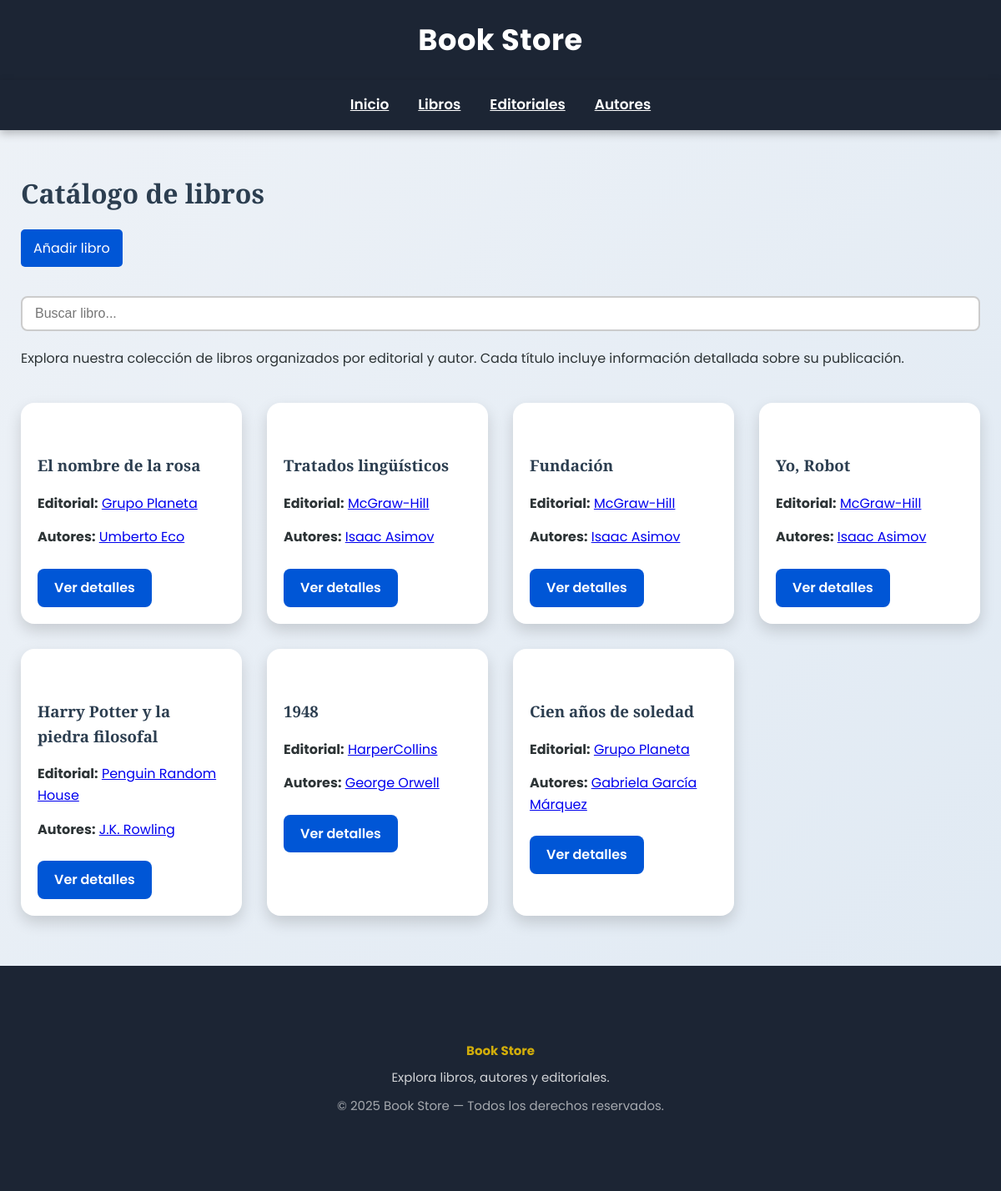
/es/books/, run on an earlier commit of the app's database.
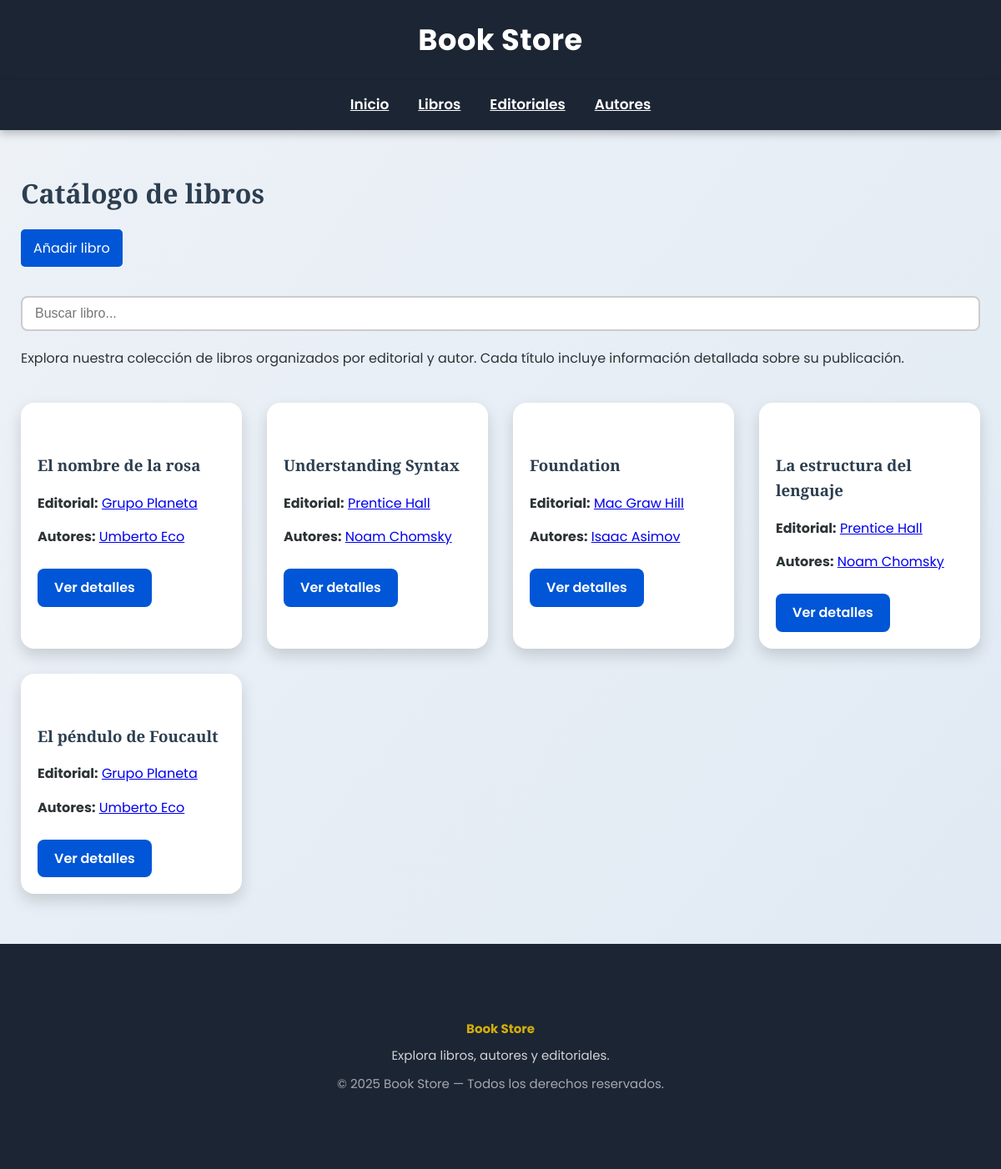
And on a later commit of the database.
### app/models.py (models this page shows, shortened)
class Book(models.Model):
    title = models.CharField(max_length=200)
    publication_year = models.IntegerField(null=True, blank=True)
    editorial = models.ForeignKey(Editorial, on_delete=models.CASCADE, related_name='books')
    authors = models.ManyToManyField(Author)

class Editorial(models.Model):
    name = models.CharField(max_length=200)
    description = models.TextField(blank=True, null=True)

class Author(models.Model):
    first_name = models.CharField(max_length=100)
    last_name = models.CharField(max_length=100)
    birth_year = models.IntegerField(null=True, blank=True)
    @property
    def name(self):
        return f"{self.first_name} {self.last_name}"

### app/views.py (the view)
# urls.py: path('books/', views.BookListView.as_view(), name='book_list'),
class BookListView(ListView):
    model = Book
    template_name = "bookstore/book_list.html"
    context_object_name = "books"

### app/templates/bookstore/book_list.html (shortened to what this page needs)
{% extends 'bookstore/base.html' %}
{% load static %}
{% load i18n %}
{% block content %}
<h2>{% trans "Catálogo de libros" %}</h2>
<div class="top-actions">
    <a href="{% url 'book_create' %}" class="button">
        {% trans "Añadir libro" %}
    </a>
</div>
<input type="text" id="bookSearch" placeholder="{% trans 'Buscar libro...' %}" class="search-box">
<p>
    {% trans "Explora nuestra colección de libros organizados por editorial y autor. Cada título incluye información detallada sobre su publicación." %}
</p>
<div class="card-list">
{% for book in books %}
    <div class="card">
        <h3>{{ book.title }}</h3>
        <p>
            <strong>{% trans "Editorial:" %}</strong>
            <a href="{% url 'editorial_detail' book.editorial.pk %}">
                {{ book.editorial.name }}
            </a>
        </p>
        <p>
            <strong>{% trans "Autores:" %}</strong>
            {% for author in book.authors.all %}
                <a href="{% url 'author_detail' author.pk %}">{{ author.name }}</a>
            {% endfor %}
        </p>
        <a href="{% url 'book_detail' book.pk %}" class="btn">
            {% trans "Ver detalles" %}
        </a>
    </div>
{% empty %}
    <p>{% trans "No hay libros disponibles." %}</p>
{% endfor %}
</div>
{% endblock %}

### app/templates/bookstore/base.html (shortened to what this page needs)
{% load static %}
{% load i18n %}
<!DOCTYPE html>
<html lang="es">
<head>
    <link rel="stylesheet" href="{% static 'bookstore/styles.css' %}">
</head>
<body>
<header>
    <div class="site-header">
        <h1>{% trans "Book Store" %}</h1>
    </div>
    <nav>
        <ul>
            <li><a href="{% url 'index' %}">{% trans "Inicio" %}</a></li>
            <li><a href="{% url 'book_list' %}">{% trans "Libros" %}</a></li>
            <li><a href="{% url 'editorial_list' %}">{% trans "Editoriales" %}</a></li>
            <li><a href="{% url 'author_list' %}">{% trans "Autores" %}</a></li>
        </ul>
    </nav>
</header>
<main class="container">
    {% block content %}{% endblock %}
</main>
<footer>
    <div class="container">
        <p><strong>{% trans "Book Store" %}</strong></p>
        <p>{% trans "Explora libros, autores y editoriales." %}</p>
        <p class="footer-copy">© {% now "Y" %} {% trans "Book Store — Todos los derechos reservados." %}</p>
    </div>
</footer>
</body>
</html>

### app/static/bookstore/styles.css (style rules this page uses)
* { margin: 0; padding: 0; box-sizing: border-box; }
html { scroll-behavior: smooth; }
body { font-family: "Poppins", sans-serif; background: linear-gradient(to bottom right, #eef2f7, #dfe9f3); color: #2d3436; line-height: 1.6; }
nav { background: #1c2534; padding: 16px 0; position: sticky; top: 0; z-index: 100; box-shadow: 0 4px 10px rgba(0,0,0,0.25); }
.button { display: inline-block; padding: 10px 15px; background-color: #0056d6; color: white; text-decoration: none; border-radius: 5px; border: none; transition: background-color 0.2s ease; }
.top-actions { margin-bottom: 15px; }
nav ul { display: flex; justify-content: center; list-style: none; gap: 35px; }
nav a { color: #fff; font-weight: 600; font-size: 17px; transition: 0.3s; position: relative; padding: 5px 0; font-family: "Poppins", sans-serif; }
nav a::after { content: ""; position: absolute; left: 0; bottom: -2px; width: 0%; height: 2px; background: #ffcf00; transition: 0.3s ease; }
.container { max-width: 1200px; margin: 50px auto; padding: 0 25px; }
h1, h2, h3, h4 { font-family: "Playfair Display", serif; color: #2c3e50; margin-bottom: 18px; margin-top: 40px; }
h2 { font-size: 32px; }
p { margin-bottom: 15px; font-size: 16px; }
.card-list { display: grid; grid-template-columns: repeat(auto-fit, minmax(260px, 1fr)); gap: 30px; margin-top: 40px; }
.card { background: white; border-radius: 16px; box-shadow: 0 8px 18px rgba(0,0,0,0.15); padding: 20px; transition: 0.3s; overflow: hidden; position: relative; }
.card::before { content: ""; position: absolute; top: 0; left: -100%; width: 100%; height: 5px; background: linear-gradient(90deg, #0056d6, #ffcf00); transition: 0.4s; }
.btn, .link-btn { display: inline-block; padding: 10px 20px; background: #0056d6; color: white; border-radius: 8px; font-weight: 600; margin-top: 10px; transition: 0.3s; text-decoration: none; }
footer { text-align: center; padding: 40px 20px; background: #1c2534; color: white; margin-top: 60px; }
footer strong { color: #ffcf00; }
footer p { margin-bottom: 8px; opacity: 0.8; font-size: 15px; }
.footer-copy { opacity: 0.6; margin-top: 10px; }
.site-header { background-color: #1c2534; color: #fff; text-align: center; padding: 20px 0; font-family: "Poppins", sans-serif; font-weight: 700; box-shadow: 0 2px 6px rgba(0, 0, 0, 0.4); letter-spacing: 0.5px; }
.site-header h1 { margin: 0; color: #fff; font-size: 2.2rem; font-family: "Poppins", sans-serif; }
.search-box { width: 100%; padding: 10px 15px; margin: 20px 0; font-size: 16px; border: 2px solid #ccc; border-radius: 8px; transition: 0.3s; }

What changed in the data, as far as the page shows it:
removed Author: name "J.K. Rowling", shown under Book "Harry Potter y la piedra filosofal"
removed Book: title "1948", editorial.name "HarperCollins"
removed Author: name "George Orwell", shown under "1948"
removed Book: title "Cien años de soledad", editorial.name "Grupo Planeta"
removed Author: name "Gabriela García Márquez", shown under "Cien años de soledad"
changed Book: gains Author (name "Noam Chomsky"); title "Tratados lingüísticos" → "Understanding Syntax"; editorial.name "McGraw-Hill" → "Prentice Hall"; loses Author (name "Isaac Asimov")
changed Book: title "Fundación" → "Foundation"; editorial.name "McGraw-Hill" → "Mac Graw Hill"
changed Book: gains Author (name "Noam Chomsky"); title "Yo, Robot" → "La estructura del lenguaje"; editorial.name "McGraw-Hill" → "Prentice Hall"; loses Author (name "Isaac Asimov")
changed Book: title "Harry Potter y la piedra filosofal" → "El péndulo de Foucault"; editorial.name "Penguin Random House" → "Grupo Planeta"; gains Author (name "Umberto Eco")
